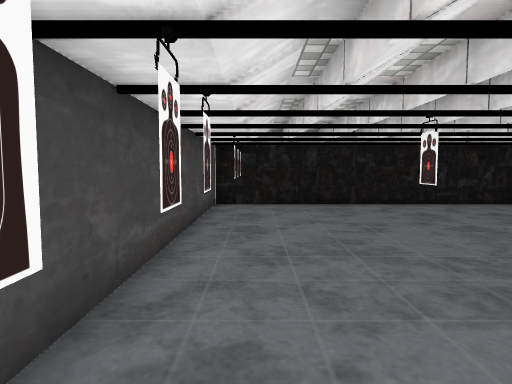
view 1 (above)

12 first-person views from a walk through a 3-D level made in the Unity game engine. The camera is 1.4 m above the floor, tilts 4° down and sees 75° across. The floor is counted in squares, 1 m on a side. Each view is taken from the middle of a square. On the plan, view 1 faces up. The plan holds only what a view shows up to about 15 squares ahead; the rest is blank. The player character is not drawn. Door leaves are left out, so doorways stand open. Some surface patterns are stand-ins.

view 2
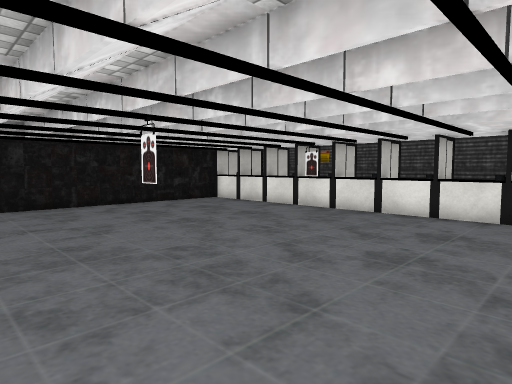

view 3
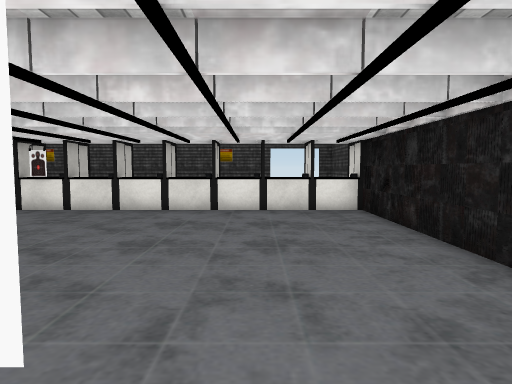

view 4
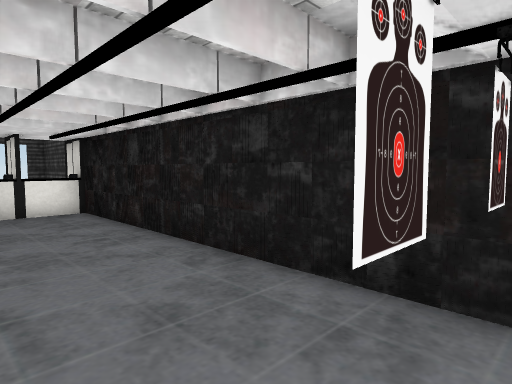

view 5
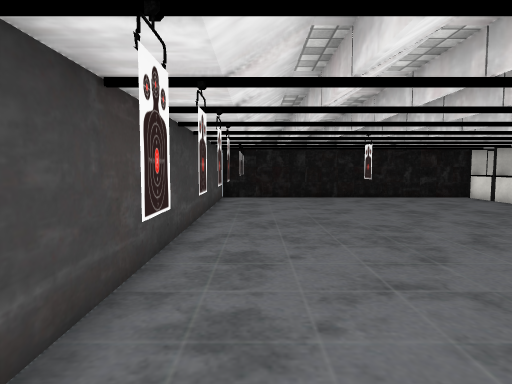

view 6
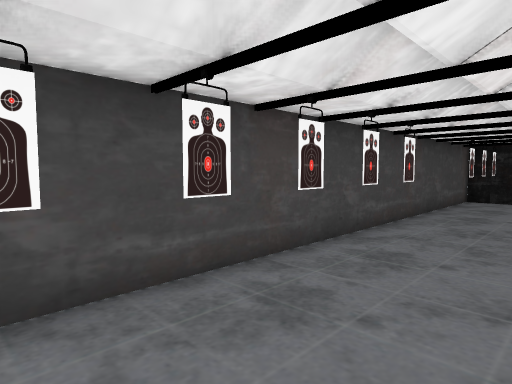

view 7
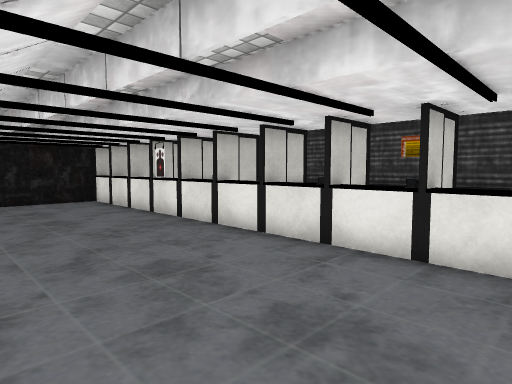

view 8
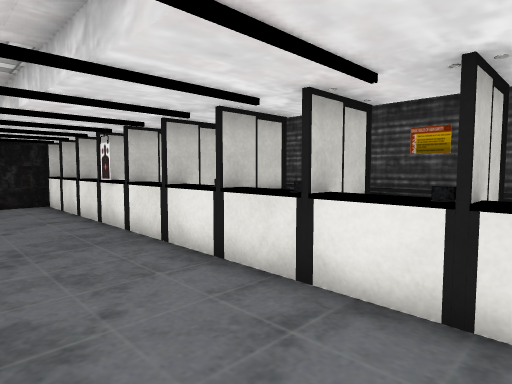

view 9
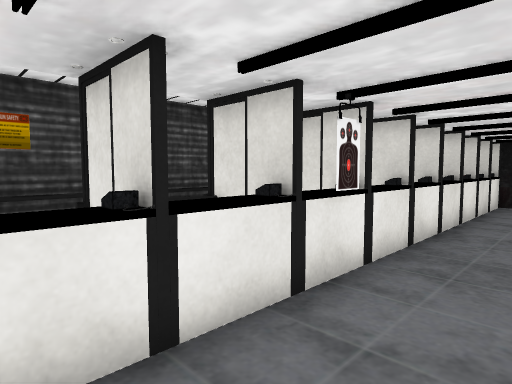

view 10
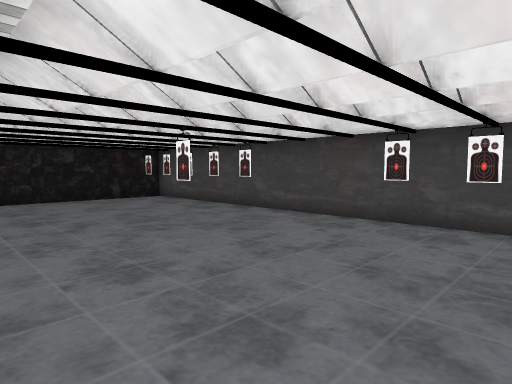

view 11
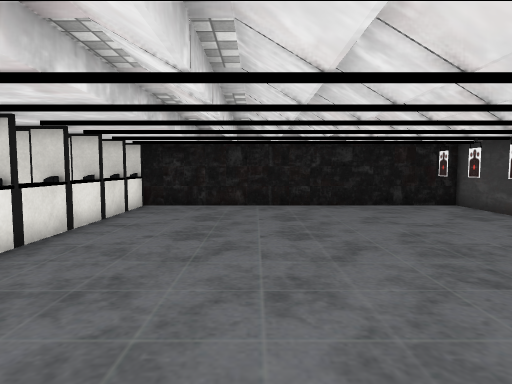

view 12
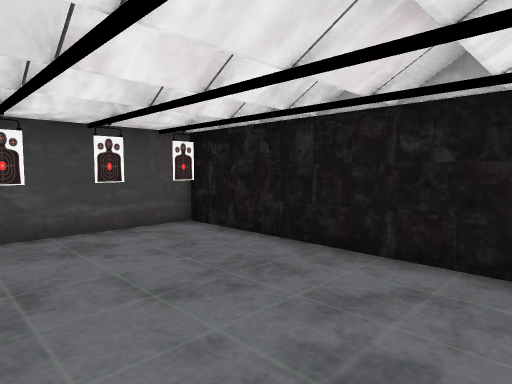

### Floor plan
Points are (right, up) in squares from view 1. A wall is a line through its corners. A room is listed if a view was taken in it or the views show most of it. See-through windows are left out.
Room 1 (views 1, 2, 3, 4, 5, 6, 7, 8, 9, 10, 11, 12)
walls: (2.9, 5.2) (2.9, 5.9) (2.9, 5.2); (10.1, 3.1) (10.9, 3.1); (10.2, 4.8) (11.1, 4.8); (10.1, 1.4) (11.5, 1.4); (-0.6, 2.6) (-0.6, 1.9); (-0.6, 1) (-0.6, 0.2); (10.1, -0.2) (11.2, -0.2); (10.2, 8.1) (11.9, 8.1); (11.9, 4.7) (10.2, 4.7); (11.8, 1.4) (10.2, 1.4); (11.9, 6.4) (10.2, 6.4); (10.2, 9.8) (11.9, 9.8); (10.1, -1.9) (11.8, -1.9) (11.8, -0.3) (10.2, -0.3) (10.3, 0.1); (11.9, 8) (10.2, 8); (-0.6, -2.4) (-0.6, -3.1); (11.6, 9.7) (10.2, 9.7) (10.3, 10.2); (-0.6, 10.9) (-0.6, 10.2); (10.3, -3.8) (10.3, 13.1); (11, 11.4) (10.2, 11.4); (-0.6, 12.6) (-0.6, 11.9); (11, 13.1) (-1.6, 13.1); (-1.6, 13.4) (-1.6, -3.6) (11, -3.6)
low walls: (11.6, 0.4) (11.8, 1.4); (11.4, 8.2) (11.6, 8.9)

Where each view was taken, in squares from view 1:
view 1: 0 up, 0 right, facing up
view 2: 0 up, 0 right, facing up-right
view 3: 0 up, 1 left, facing right
view 4: 0 up, 1 left, facing down-right
view 5: 3 down, 0 right, facing up
view 6: 3 down, 2 right, facing up-left
view 7: 2 down, 5 right, facing up-right
view 8: 1 down, 7 right, facing up-right
view 9: 11 up, 8 right, facing down-right
view 10: 12 up, 7 right, facing down-left
view 11: 9 up, 6 right, facing down
view 12: 8 up, 6 right, facing up-left
